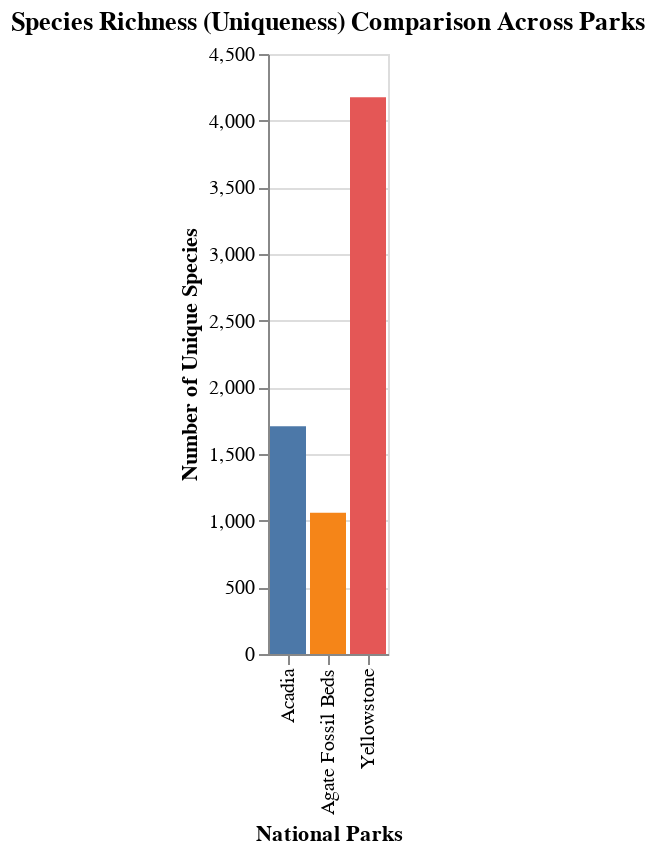

The notebook cell this image was saved under:
### Code cell
species_richness_yellowstone = df_yellowstone['Scientific Name'].nunique()
species_richess_acad = df_acad['Scientific Name'].nunique()
species_richess_agfo = df_agfo['Scientific Name'].nunique()

species_data = pd.DataFrame({
    'Park': ['Yellowstone', 'Acadia', 'Agate Fossil Beds'],
    'Species Richness': [yellowstone_species_richness, acad_species_richness, agfo_species_richness]
})

chart = alt.Chart(species_data).mark_bar().encode(
    x=alt.X('Park', title='National Parks'),
    y=alt.Y('Species Richness', title='Number of Unique Species'),
    color=alt.Color('Park', legend=None)  # Optional color coding by park
).properties(
    title='Species Richness (Uniqueness) Comparison Across Parks'
)

# Display the chart
chart.show()

### Figure 1 — Vega-Lite specification as saved in the notebook (floating-point values rounded to 4 significant figures)
{"config": {"view": {"continuousWidth": 300, "continuousHeight": 300}}, "data": {"name": "data-1182306c6603cfe9375a1656d0dfd64e"}, "mark": {"type": "bar"}, "encoding": {"color": {"field": "Park", "legend": null, "type": "nominal"}, "x": {"field": "Park", "title": "National Parks", "type": "nominal"}, "y": {"field": "Species Richness", "title": "Number of Unique Species", "type": "quantitative"}}, "title": "Species Richness (Uniqueness) Comparison Across Parks", "$schema": "https://vega.github.io/schema/vega-lite/v5.20.1.json", "datasets": {"data-1182306c6603cfe9375a1656d0dfd64e": [{"Park": "Yellowstone", "Species Richness": 4175}, {"Park": "Acadia", "Species Richness": 1709}, {"Park": "Agate Fossil Beds", "Species Richness": 1060}]}}
